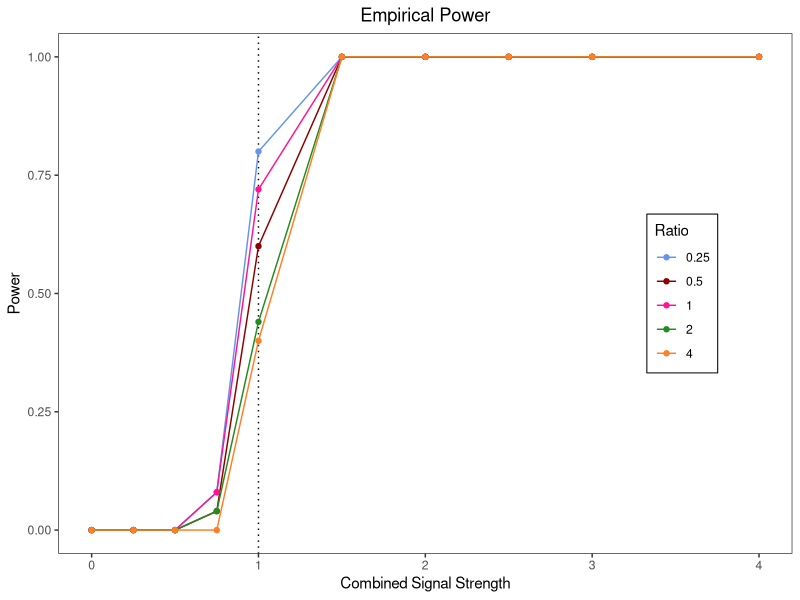
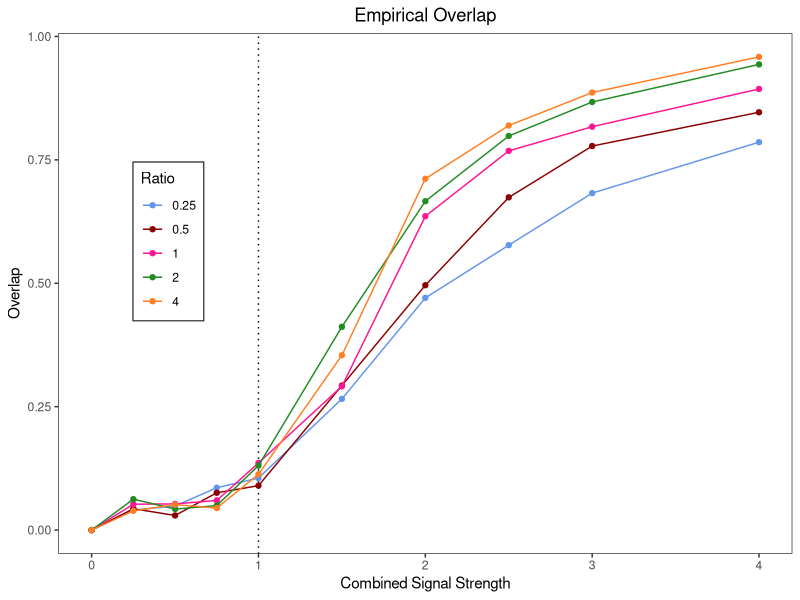

Reproduce these figures in R, in order.
library(tidyverse)

Power.Overlap.values <- read.csv("Vals.csv")[,2:11]

ratio <- 2/c(8, 4, 2, 1, 1/2)

threshold.vec <- Power.Overlap.values[1,]

Power <- as.data.frame(t(rbind(threshold.vec, Power.Overlap.values[2:6,])))
Overlap <- as.data.frame(t(rbind(threshold.vec, Power.Overlap.values[7:11,])))

colnames(Power) <- c("threshold", "ratio1", "ratio2",
                     "ratio3", "ratio4", "ratio5")

colnames(Overlap) <- c("threshold", "ratio1", "ratio2",
                    "ratio3", "ratio4", "ratio5")
power.plot <- Power %>%
  ggplot(aes(x = threshold, y = ratio1)) + 
  geom_vline(xintercept = 1, linetype = "dotted", size = 0.5) +
  geom_line(aes(y = ratio1, color = "ratio1"), linetype = "solid") + 
  geom_point(aes(y = ratio1, color = "ratio1")) +
  geom_line(aes(y = ratio2, color = "ratio2"), linetype = "solid") + 
  geom_point(aes(y = ratio2, color = "ratio2")) +
  geom_line(aes(y = ratio3, color = "ratio3"), linetype = "solid") + 
  geom_point(aes(y = ratio3, color = "ratio3")) +
  geom_line(aes(y = ratio4, color = "ratio4"), linetype = "solid") + 
  geom_point(aes(y = ratio4, color = "ratio4")) +
  geom_line(aes(y = ratio5, color = "ratio5"), linetype = "solid") +
  geom_point(aes(y = ratio5, color = "ratio5")) +
  scale_color_manual(breaks = c("ratio1", "ratio2",
                                "ratio3", "ratio4", "ratio5"),
                     values = c("cornflowerblue", "darkred", "deeppink",
                                "forestgreen","chocolate1"),
                     labels = ratio) +
  labs(title = "Empirical Power", x = "Combined Signal Strength",
       y = "Power", color = "Ratio") +
  theme_bw() +
  theme(plot.title = element_text(hjust = 0.5),
        legend.position = c(0.85,0.5),
        legend.text.align = 0,
        legend.background = element_blank(),
        legend.box.background = element_rect(colour = "black"),
        panel.grid.major = element_blank(),
        panel.grid.minor = element_blank())

ggsave(plot = power.plot, filename = "ratio_power.pdf", device = "pdf",
       width = 4, height = 3)

overlap.plot <- Overlap %>%
  ggplot(aes(x = threshold, y = ratio1)) + 
  geom_vline(xintercept = 1, linetype = "dotted", size = 0.5) +
  geom_line(aes(y = ratio1, color = "ratio1"), linetype = "solid") + 
  geom_point(aes(y = ratio1, color = "ratio1")) +
  geom_line(aes(y = ratio2, color = "ratio2"), linetype = "solid") + 
  geom_point(aes(y = ratio2, color = "ratio2")) +
  geom_line(aes(y = ratio3, color = "ratio3"), linetype = "solid") + 
  geom_point(aes(y = ratio3, color = "ratio3")) +
  geom_line(aes(y = ratio4, color = "ratio4"), linetype = "solid") + 
  geom_point(aes(y = ratio4, color = "ratio4")) +
  geom_line(aes(y = ratio5, color = "ratio5"), linetype = "solid") +
  geom_point(aes(y = ratio5, color = "ratio5")) +
  scale_color_manual(breaks = c("ratio1", "ratio2",
                                "ratio3", "ratio4", "ratio5"),
                     values = c("cornflowerblue", "darkred", "deeppink",
                                "forestgreen","chocolate1"),
                     labels = ratio) +
  labs(title = "Empirical Overlap", x = "Combined Signal Strength",
       y = "Overlap", color = "Ratio") +
  theme_bw() +
  theme(plot.title = element_text(hjust = 0.5),
        legend.position = c(0.15,0.6),
        legend.text.align = 0,
        legend.background = element_blank(),
        legend.box.background = element_rect(colour = "black"),
        panel.grid.major = element_blank(),
        panel.grid.minor = element_blank())

ggsave(plot = overlap.plot, filename = "ratio_overlap.pdf", device = "pdf",
       width = 4, height = 3)

